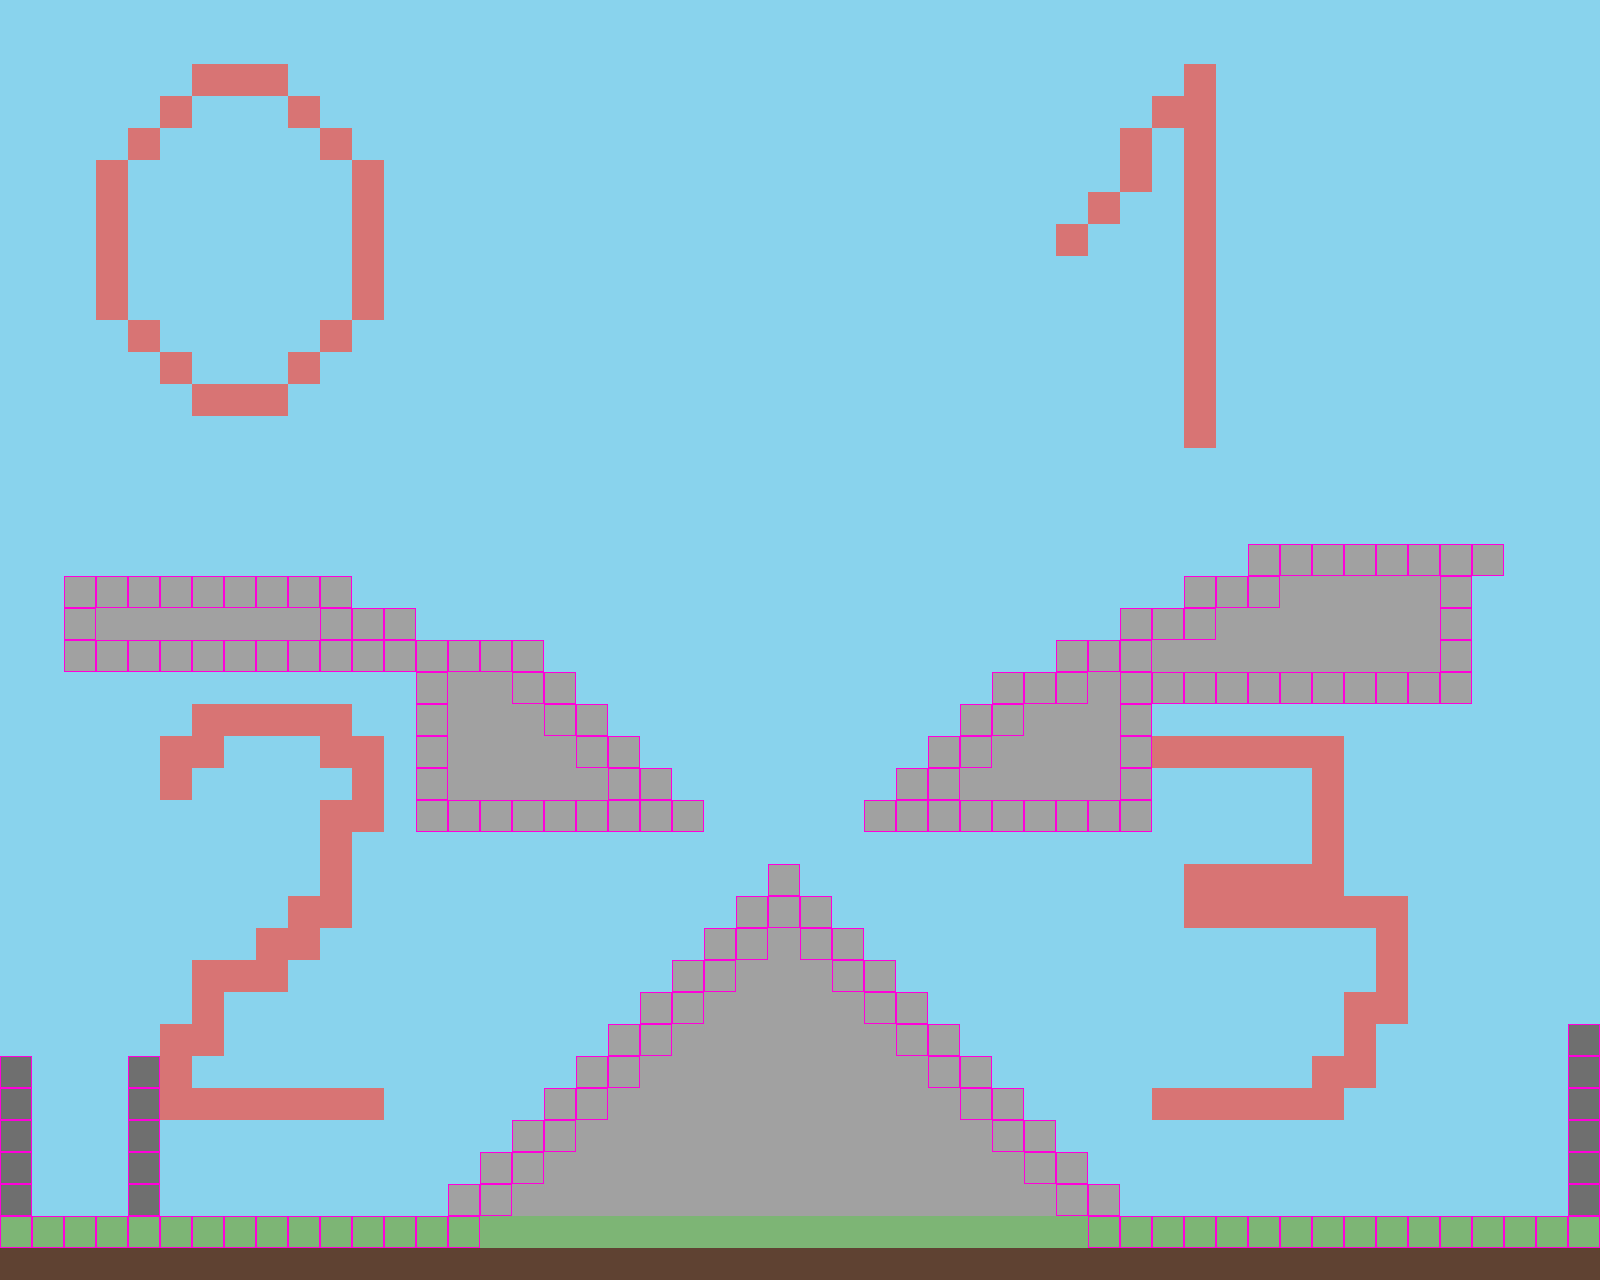

This is a level from a 2D game, rendered from its Tiled map with the project's own tilesets. A one-line summary and the map file follow, with tile-layer data summarised:
An orthogonal 50x40 tile map with 32x32 px tiles, 2 tile layers (map, colliders).

<map version="1.0" tiledversion="1.1.5" orientation="orthogonal" renderorder="left-up" width="50" height="40" tilewidth="32" tileheight="32" infinite="0" nextobjectid="1">
 <tileset firstgid="1" source="tileset.tsx" />
 <layer name="map" width="50" height="40">
  <data>[2000 cells, 2000 non-empty, 6 distinct tile ids]</data>
 </layer>
 <layer name="colliders" width="50" height="40">
  <data>[2000 cells, 188 non-empty, 1 distinct tile ids]</data>
 </layer>
</map>